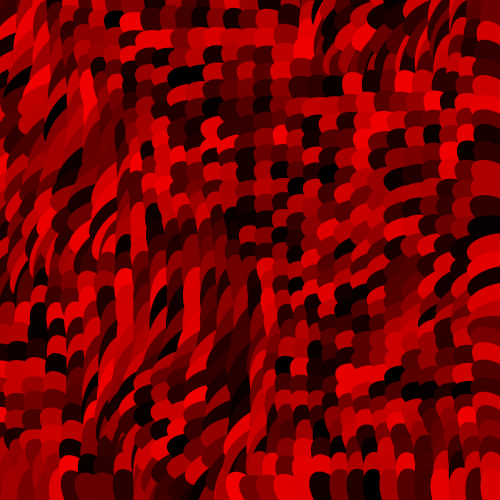
Frame 1 (no input)
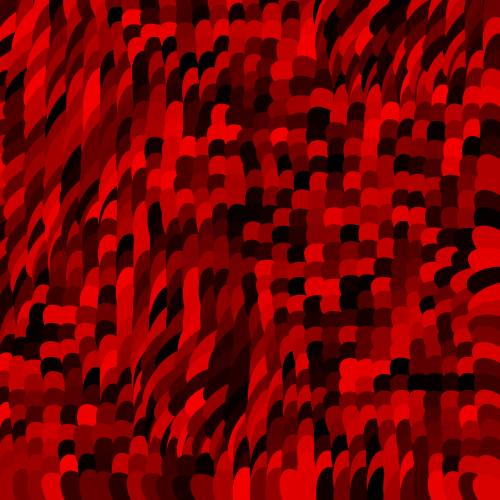
Frame 60 (the mouse pressed at the canvas centre just before this capture)
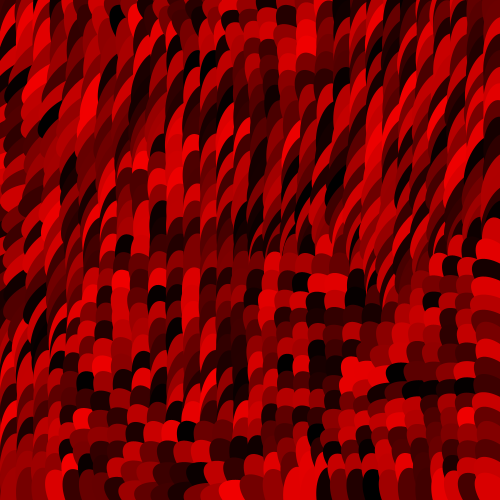
Frame 120 (the mouse held since frame 60 and released just before this capture)

The Processing sketch that drew these frames (run headless with seeded random() and noise(); from frame 60 on, the mouse is pressed at the canvas centre):

// Processing sketch: brush_field
// ── brush_field.pde
Pippo animation;
int nrow = 30;
int ncol = 30;

void setup() {
  size(500, 500);
  animation = new Pippo();
  noStroke();
}

void draw() {
  background(244);
  animation.vai();
}

// ── Pippo.pde
class Pippo{

  VectorialField vf;
  float T = 1;
  Pippo(){
    vf = new VectorialField(nrow, ncol); 
  }

  void vai(){
    vf.display();
    
    vf.update(frameCount/T);
  }

}

// ── Vector.pde
class Vector {
  float x, y;
  float angle;
  final int len = 5;
  final float ylen = height/(nrow+0.);
  final float xlen = width/(ncol+0.);
  final color fill = color(random(244), 0, 0);
  final float alpha = random(244);
  Vector(float x_, float y_) {
    x = x_;
    y = y_;
    angle = get_angle(0);
  }

  void display() {
    push();
    translate(x, y);
    rotate(angle);
    debug();
    brush1();
    pop();
  }
  void update(float z) {
    angle = get_angle(z);
  }
  float get_angle(float z) {
    float noiseSpeed = 0.005;
    angle = noise(x*noiseSpeed, y*noiseSpeed, z*noiseSpeed)+0.5;
    angle *= TWO_PI;
    return angle;
  }
  void debug(){
    line(0, 0, 0, len);
  }
  void brush1(){
    fill(fill);
    ellipse(0,0, 2*xlen, 4*ylen);
  }
  
}

// ── VectorialField.pde
class VectorialField{
  int n, nrow, ncol;
  ArrayList<Vector> field;
  
  VectorialField(int nrow_, int ncol_){
    nrow = nrow_;
    ncol = ncol_;
    n = ncol * nrow;
    field = new ArrayList<Vector>();
    _init_field();
  }
  void display(){
    for(Vector v : field){
      v.display();
    }
  }
  void update(float z){
    for(Vector v : field){
      v.update(z);
    }
  }
  void _init_field(){
    float dx = width/(ncol+0.);
    float dy = height/(nrow+0.);
    for(float x = 0.; x < width; x += dx){
      for(float y = 0.; y < height; y += dy){
        field.add(new Vector(x, y));      
      }
    }
  }
}
